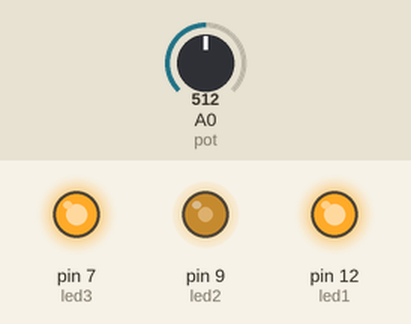
This sketch was run on a simulated Arduino Uno, built with avr-gcc and run on an emulated ATmega328P. Shown: output pins drawn as LEDs (lit = HIGH). The test bench sets the inputs (shaded band); at power-on: A0 (pot) = 512.

Above: at 1.2 s.
1.3 s: A0 (pot) set to 716
At 2.4 s:
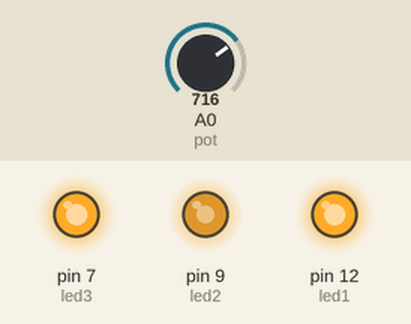
2.8 s: A0 (pot) set to 900
At 3.6 s:
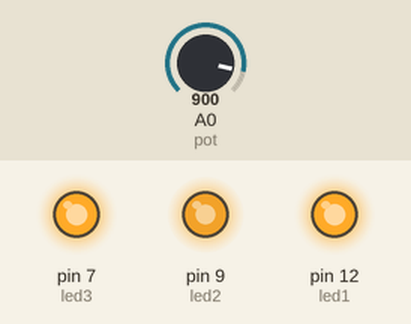
4.3 s: A0 (pot) set to 511
At 4.8 s:
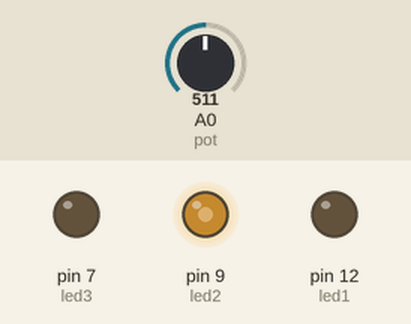
5.8 s: A0 (pot) set to 122
At 7.0 s:
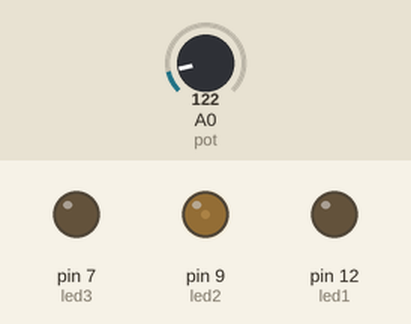
7.3 s: A0 (pot) set to 0
At 8.4 s:
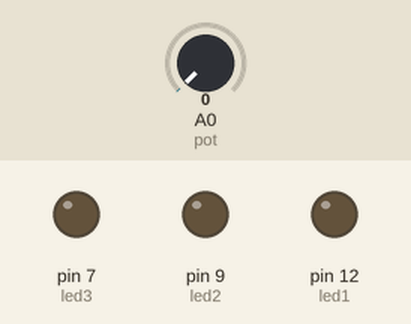
Timing chart, 0 to 9.8 s (numbered marks = the images above; inputs shaded):
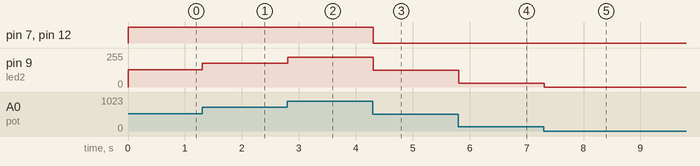

The sketch:

Code.ino
```cpp
int led1 = 12;
int led2 = 9;
int led3 = 7;
int pot = A0;
int inputval = 0;

void setup() {
  pinMode(led1, OUTPUT);
  pinMode(led2, OUTPUT);
  pinMode(led3, OUTPUT);
  pinMode(pot, INPUT);

  // Read initial potentiometer value to set initial LED brightness
  inputval = analogRead(pot);
  analogWrite(led1, inputval / 4);
  analogWrite(led2, inputval / 4);
  analogWrite(led3, inputval / 4);
}

void loop() {
  inputval = analogRead(pot);
  analogWrite(led1, inputval / 4);
  analogWrite(led2, inputval / 4);
  analogWrite(led3, inputval / 4);

  delay(100);
}
```

Measured:
- after the input at 1.3 s, pin 9 (led2): 128/255 → 179/255 at once
- after the input at 2.8 s, pin 9 (led2): 179/255 → 225/255 at once
- after the input at 4.3 s, pin 7 (led3), pin 12 (led1): HIGH → LOW at once; pin 9 (led2): 225/255 → 127/255 at once
- after the input at 5.8 s, pin 9 (led2): 127/255 → 30/255 at once
- after the input at 7.3 s, pin 9 (led2): 30/255 → 0/255 at once
